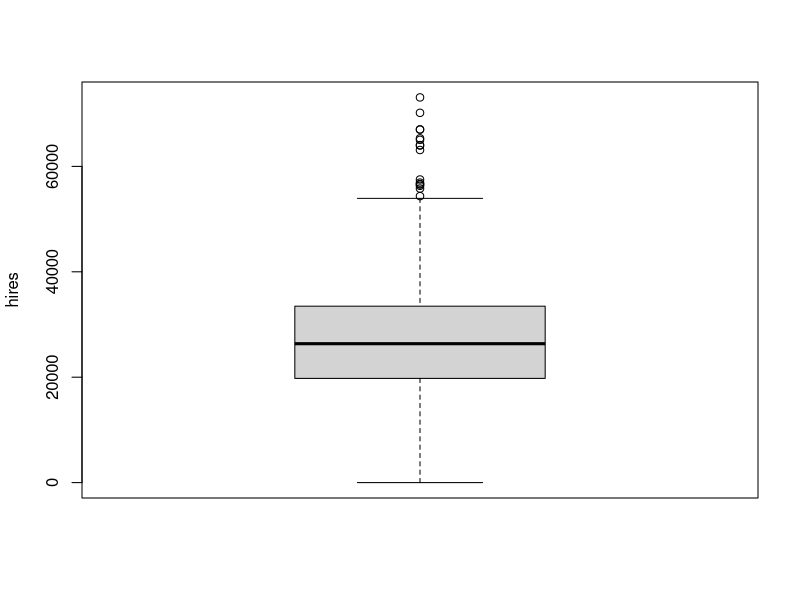
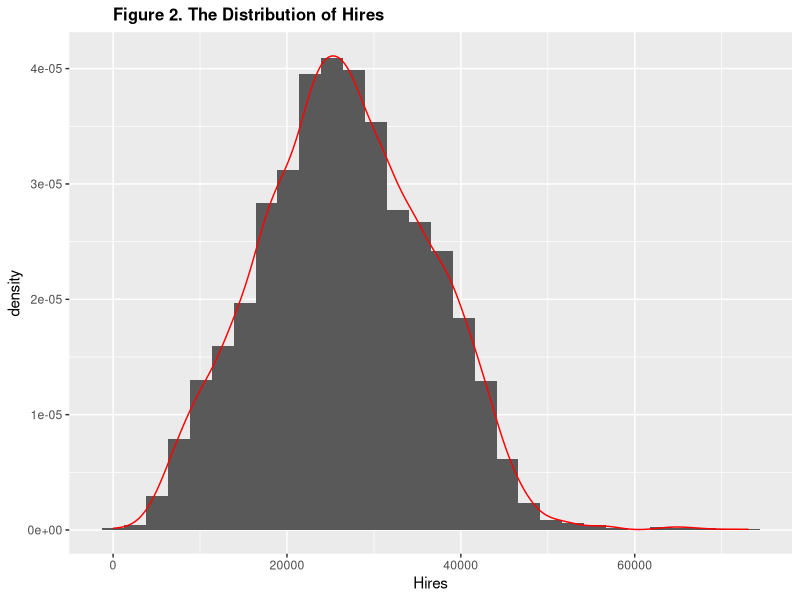
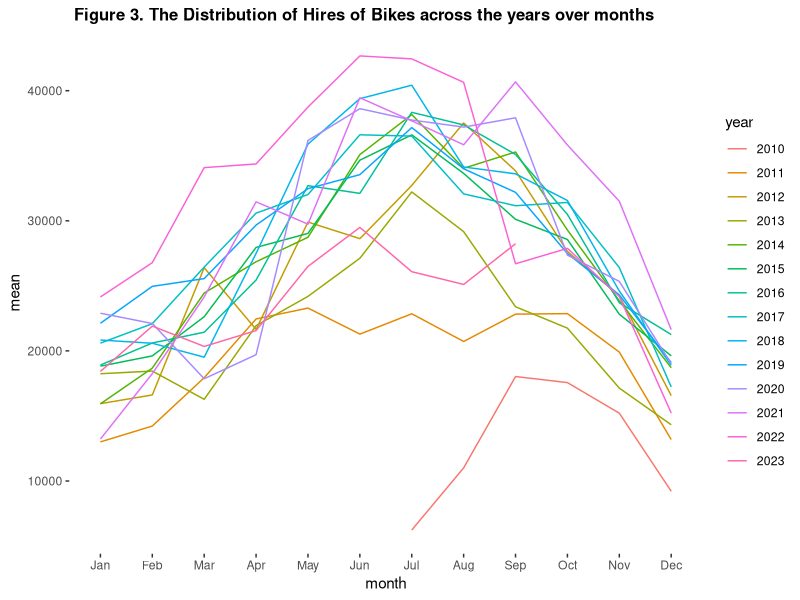
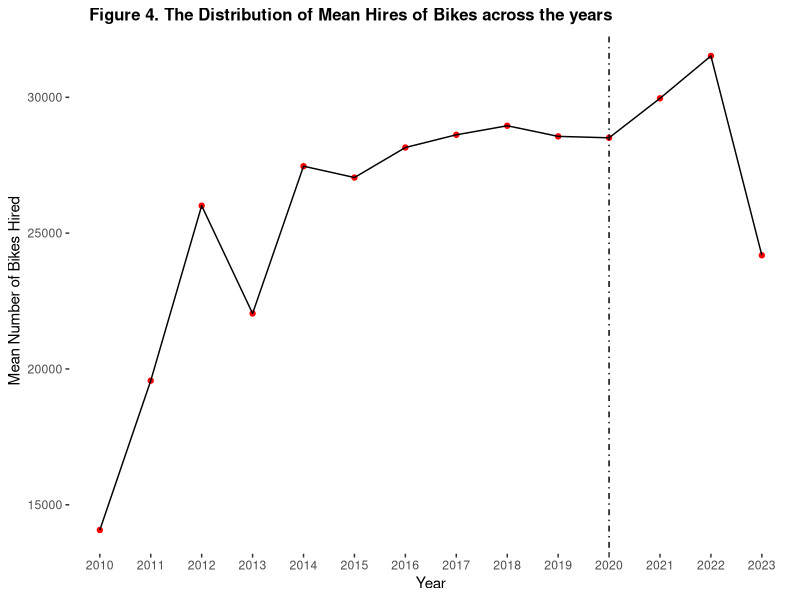
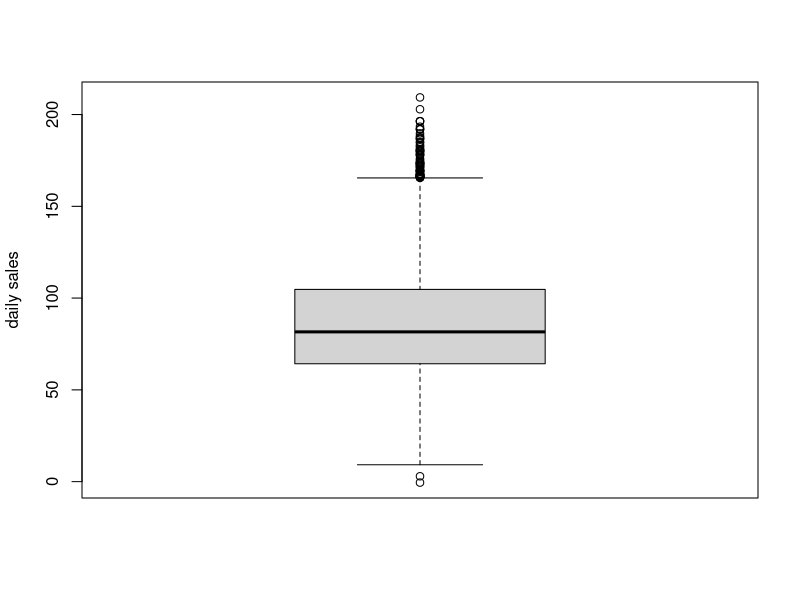
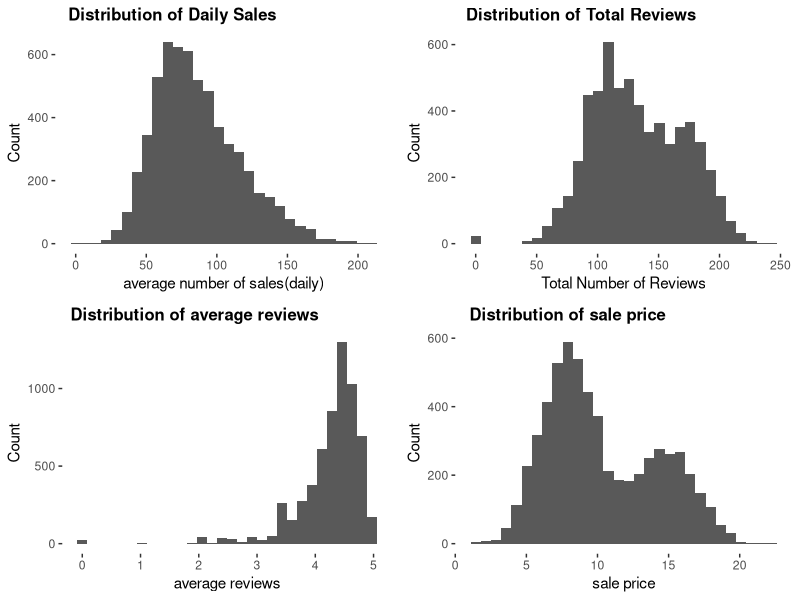
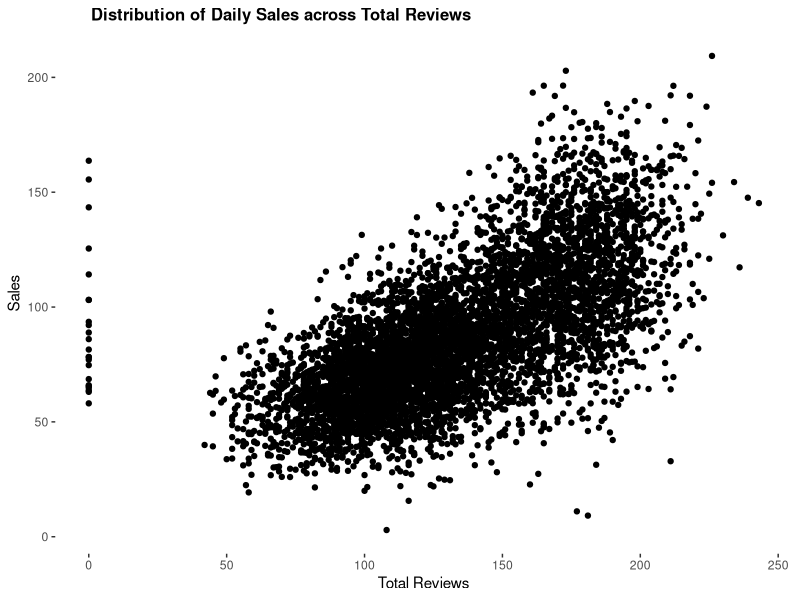
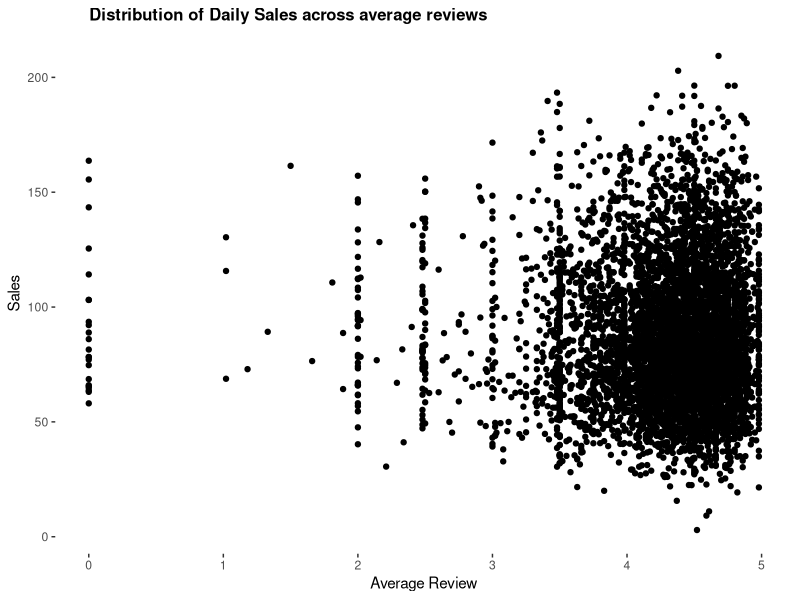

Write the R code that produced these figures, in order.
## ---- chunk 1
library(tidyverse)
library(Hmisc)
library(emmeans)
library(kableExtra)
library(gridExtra)

## ---- chunk 2
#To read the dataset 
london_cycles<-read.csv("London_COVID_bikes.csv")
rules<-read.csv("restrictions_summary.csv")
## ---- chunk 3
#To check the structure of the data structure
str(london_cycles)

#based on the structure we are converting month ,day and year from character and integer to factor
london_cycles$month<-as.factor(london_cycles$month)
london_cycles$day<-as.factor(london_cycles$day)
london_cycles$year<-as.factor(london_cycles$year)

#to print the summary of the data set
summary(london_cycles)

## ---- chunk 4
#Boxplot representing the Hires as a variable in order to identify outliers
bp<-boxplot(london_cycles$Hires,
  ylab = "hires"
)
#Histogram representing the Hires over density giving us the distribution of Hires along with the density curve
ggplot(london_cycles,aes(x=Hires,y=..density..))+
geom_histogram()+geom_density(color="red" , alpha=20)+labs(title = "Figure 2. The Distribution of Hires   ")+theme(plot.title = element_text(size = 12, face = "bold", hjust = 0.1))



## ---- chunk 5
#Grouping the various datas along side their respective years
cycle<-london_cycles %>% group_by(year)

#Converting month as a factor and sorting them based on chronological order
cycle$month<-factor(cycle$month, levels=month.abb)

#Grouping the various data points along side month
cycle_new<-cycle%>%group_by(year,month)

#Calculating the mean Hires for the various months across different years
cycle_new<-cycle_new%>%summarise(mean=mean(Hires))


#Plot representing the distribution of various years across months
ggplot(cycle_new) + geom_line(aes(y=mean,x=month,                                               group=year,color=year))+
  labs(title = "Figure 3. The Distribution of Hires of Bikes across the years over months ")+
  theme(plot.title = element_text(size = 12, face = "bold", hjust = 0.1),
                    panel.grid =element_blank(),panel.border = element_blank(),
                    panel.background = element_blank())

#new data set summarizing means of hires across various years
cycleyear<-london_cycles%>%group_by(year)%>%summarise(mean_hires=mean(Hires))

#Plot representing a trend line of Hires across various years
ggplot(cycleyear,aes(x=year, y=mean_hires)) + geom_point(color="red") + geom_line(group=1)+ labs(x="Year", y=" Mean Number of Bikes Hired", col="year")+geom_vline(xintercept="2020",lty=4)+
theme(plot.title = element_text(size = 12, face = "bold", hjust = 0.1),
                    panel.grid =element_blank(),panel.border = element_blank(),
                    panel.background = element_blank())+
  labs(title = "Figure 4. The Distribution of Mean Hires of Bikes across the years")



## ---- chunk 6
#We do this to check for co-relation between the covid variables and the target variable
rcorr(as.matrix(select(london_cycles, rule_of_6_indoors, wfh,eat_out_to_help_out,Hires)))

## ---- chunk 7
#Linear Model for the main effect of covid variables on Hires and its summary
hiresmain<-lm(Hires~rule_of_6_indoors+wfh+eat_out_to_help_out, data= london_cycles)
summary(hiresmain)

#Linear Model for the combined effect of covid variables on Hires and its summary
hiresintrxn<-lm(Hires~rule_of_6_indoors*wfh*eat_out_to_help_out, data= london_cycles)
summary(hiresintrxn)

#Anova model comparing the above 2 models
hirescomp<-anova(hiresintrxn,hiresmain)
hirescomp
## ---- chunk 8
#Multi-Linear model to know the combined effect of eat out to help out and year on Hires
eohoyear<-lm(Hires~eat_out_to_help_out*year, data = cycle)
summary(eohoyear)
## ---- chunk 9
#Filtering the Year 2020 alone
cycle2020<-filter(cycle,year == 2020)

#Creating a proportions table to know the distribution of the variable eat out to help out across 2020
compmonth <- prop.table(table(cycle2020$eat_out_to_help_out))
compmonth
## ---- chunk 10

#The following segment of code has been done to find the direct influence of eat out to help out on hires for 2020 year


cycleseoho.aug<-filter(cycle2020, month=="Aug")
cycleseoho.aug.days<-lm(Hires~eat_out_to_help_out,data=cycleseoho.aug)
summary(cycleseoho.aug.days)
confint(cycleseoho.aug.days)


## ---- chunk 11
#Aov model done for the combined effect of work from home and year on the Hires with year by month as a repeated measure across years
cycle.by.wfh<-aov(Hires~wfh*year+Error(year/month), data= cycle)
summary(cycle.by.wfh)
## ---- chunk 12
#Aov model done for the combined effect of rule of 6 indoors and year on the Hires with year by month as a repeated measure across years
cycle.by.RO6<-aov(Hires~rule_of_6_indoors*year+Error(year/month), data= cycle)
summary(cycle.by.RO6)
## ---- chunk 13
#Creating a new data set along side the above mentioned timeline
regulatedyears<-filter(london_cycles,london_cycles$year %in% c("2017","2018","2019","2020","2021","2022","2023"))

#Converting the months as a factor in order to analyse in chronological order
regulatedyears$month<-factor(regulatedyears$month, levels=month.abb)

## ---- chunk 14
#Multi Linear model studying the impact of the combined effect of work from home and year on Hires
wfhcov<-lm(Hires~wfh*year, data = regulatedyears)
summary(wfhcov)
# Confidence Interval for the above model
confint(wfhcov)

## ---- chunk 15
#filtering out the year 2020 alone for further analysis
year2020<-regulatedyears%>%filter(year=="2020")

#Multi Linear model studying the impact of the combined effect of work from home and month on Hires
wfhmonth<-lm(Hires~wfh*month, data = year2020)
summary(wfhmonth)

#Confidence Interval for the above model
confint(wfhmonth)



## ---- chunk 16
#Multi Linear model to examine the combined effect of rule of 6 indoors and year on Hires
Ro6cov<-lm(Hires~year*rule_of_6_indoors, data = regulatedyears)
summary(Ro6cov)

#Confidence Interval for the above model
confint(Ro6cov)
## ---- chunk 17
#Multi Linear Model to examine the combined effect of rule of 6 indoors and month on Hires
Ro6month<-lm(Hires~month*rule_of_6_indoors, data = year2020)
summary(Ro6month)

#Confidence Interval for the above model
confint(Ro6month)
## ---- chunk 18
#To Read the dataset 
book_data<-read.csv("publisher_sales.csv")

## ---- chunk 19
#To check the structure of the data structure
str(book_data)
#To print the summary of the data set
summary(book_data)

#To convert genre into a factor as it is a categorical variable
book_data$genre<-as.factor(book_data$genre)
## ---- chunk 20
#Plotting the boxplot in order to identify outliers
bp<-boxplot(book_data$daily.sales,  ylab = "daily sales")
#Plotting the histogram across various the target variable and other influencing variables
g1<-ggplot(book_data)+geom_histogram(aes(x=daily.sales))+
  labs(x= "average number of sales(daily)", y="Count",title="Distribution of Daily Sales")+
  theme(plot.title = element_text(size = 12, face = "bold", hjust = 0.1),
                    panel.grid =element_blank(),panel.border = element_blank(),
                    panel.background = element_blank())
  

g2<-ggplot(book_data)+geom_histogram(aes(x=total.reviews))+
  labs(x= "Total Number of Reviews", y="Count",title="Distribution of Total Reviews")+
  theme(plot.title = element_text(size = 12, face = "bold", hjust = 0.1),
                    panel.grid =element_blank(),panel.border = element_blank(),
                    panel.background = element_blank())


g3<-ggplot(book_data)+geom_histogram(aes(x=avg.review))+
  labs(x= "average reviews", y="Count",title="Distribution of average reviews")+
  theme(plot.title = element_text(size = 12, face = "bold", hjust = 0.1),
                    panel.grid =element_blank(),panel.border = element_blank(),
                    panel.background = element_blank())


g4<-ggplot(book_data)+geom_histogram(aes(x=sale.price))+
  labs(x= "sale price", y="Count",title="Distribution of sale price")+
  theme(plot.title = element_text(size = 12, face = "bold", hjust = 0.1),
                    panel.grid =element_blank(),panel.border = element_blank(),
                    panel.background = element_blank())

#Arranging the Multiple Plots
grid.arrange(g1,g2,g3,g4)
## ---- chunk 21
#Removal of the one negative record present in daily sales
book_data <- subset(book_data, daily.sales >= 0)
## ---- chunk 22
#We do this to check for co-relation between the review variables and the target variable and we tend to use spearman as the histogram tends to be slightly positively skewed. 

rcorr(as.matrix(select(book_data, total.reviews, avg.review,daily.sales)), type = "spearman")


## ---- chunk 23

#Plotting the comparison plot between total reviews and daily sales
ggplot(book_data,aes(x=total.reviews,y=daily.sales))+
  geom_point()+
  labs(x= "Total Reviews", y="Sales",title="Distribution of Daily Sales across Total Reviews")+
  theme(plot.title = element_text(size = 12, face = "bold", hjust = 0.1),
                    panel.grid =element_blank(),panel.border = element_blank(),
                    panel.background = element_blank())

#Plotting the comparison plot between average reviews and daily sales
ggplot(book_data,aes(x=avg.review,y=daily.sales))+
  geom_point()+
  labs(x= "Average Review", y="Sales",title="Distribution of Daily Sales across average reviews")+
  theme(plot.title = element_text(size = 12, face = "bold", hjust = 0.1),
                    panel.grid =element_blank(),panel.border = element_blank(),
                    panel.background = element_blank())


## ---- chunk 24
#Linear Model along with its confident interval for effect of both total and average reviews on daily sales 

sales.model<- lm(daily.sales ~ total.reviews+avg.review, data = book_data)
summary(sales.model)
confint(sales.model)

#Linear Model along with its confident interval for the combined effect of both total and average reviews on daily sales

sales.model2<- lm(daily.sales ~ total.reviews*avg.review, data = book_data)
summary(sales.model2)
confint(sales.model2)

#To understand the effect of average review alone on the daily sales

salesandavg<-lm(daily.sales~avg.review,data = book_data)
summary(salesandavg)

# To compare and understand which combination of effect on the target variable is better

sales.by.reviews2<-anova(sales.model2,sales.model)
sales.by.reviews2

## ---- chunk 25
#LM model to identify the influence of sale price on daily sales
salesandprice<- lm(daily.sales~sale.price, data = book_data)
summary(salesandprice)
confint(salesandprice)
#LM model to identify the influence of genre on daily sales
salesandgenre<-lm(daily.sales~genre, data= book_data)
summary(salesandgenre)
confint(salesandgenre)
#LM model to identify the influence of combined effect of both average and total reviews on daily sales
salesbycombined<-lm(daily.sales~sale.price*genre, data=book_data)
summary(salesbycombined)
confint(salesbycombined)
#LM model to identify the influence of both the average and total reviews on daily sales
salesbymain<-lm(daily.sales~sale.price+genre,data=book_data)
summary(salesbymain)
confint(salesbymain)
#To understand and identify which combination of variables has a practical and better effect on the daily sales
comparison1<-anova(salesbymain,salesbycombined)
comparison1
## ---- chunk 26
#Estimated means of the sales under the influence of both the price and genre across genre
dailygenre<-emmeans(salesbycombined,~genre)
summary(dailygenre)
#Visualising the emmeans across genre
plot(dailygenre)+coord_flip()
